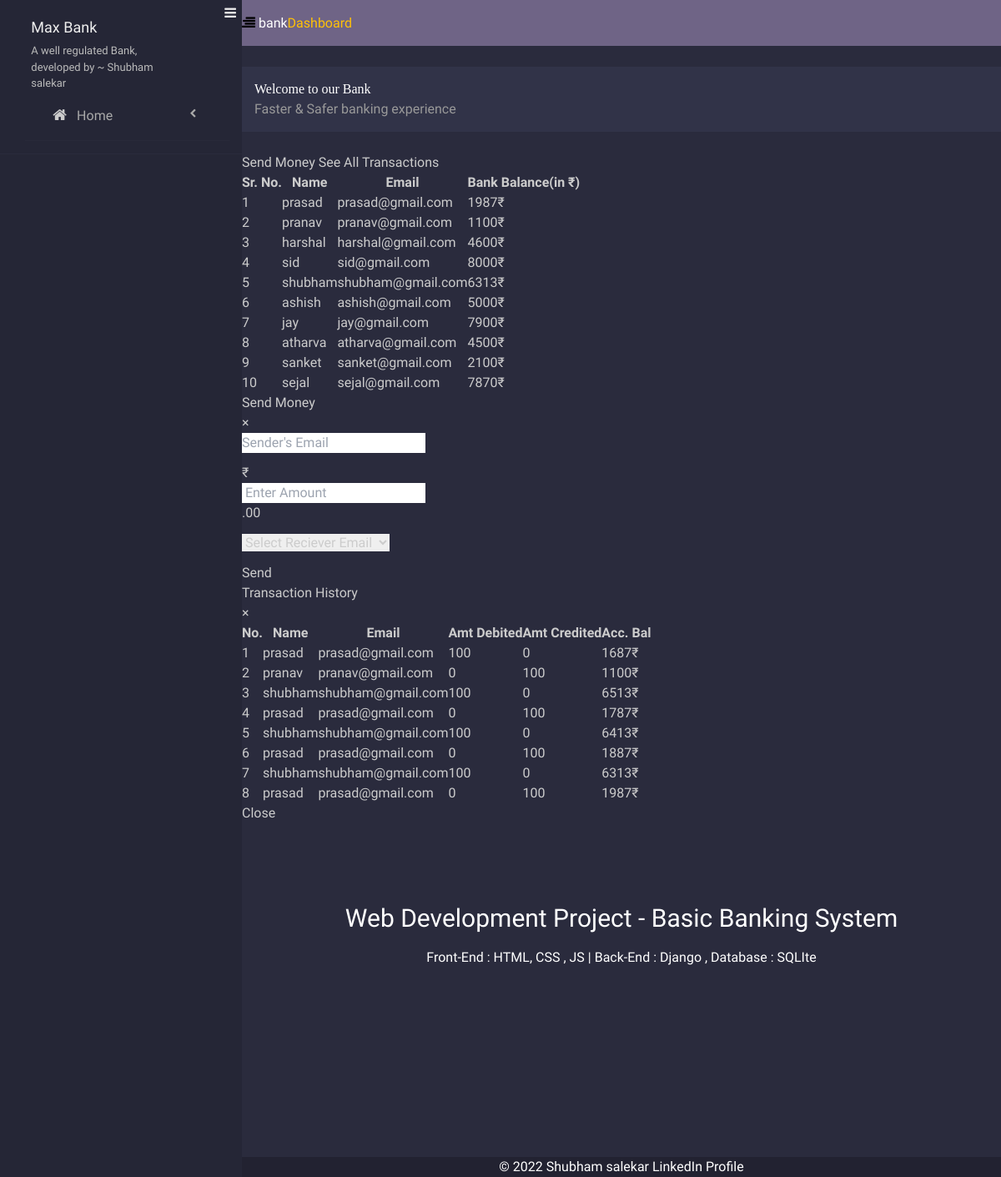
The app's page /customers/ with its own data.
### tsf_app/models.py (models this page shows, shortened)
class CustomerDetail(models.Model):
    name = models.CharField(max_length=30)
    email = models.EmailField(max_length=30)
    available_balance = models.IntegerField()

class TransactionDetail(models.Model):
    name = models.CharField(max_length=30)
    email = models.EmailField(max_length=30)
    debit_amount = models.IntegerField()
    credit_amount = models.IntegerField()
    account_balance = models.IntegerField()

### tsf_app/views.py (the view, shortened to what this page needs)
# urls.py: path('customers/',customers,name='customers')
def customers(request):
    customers = CustomerDetail.objects.all()
    trans = TransactionDetail.objects.all()
    context={
        'customers':customers,
        'trans':trans
    }
    return render(request,'tsf_app/customers_page.html',context)

### tsf_app/templates/tsf_app/customers_page.html (shortened to what this page needs)
{% load static %}
<!DOCTYPE html>
<head>
    <link href="https://unpkg.com/tailwindcss@^2/dist/tailwind.min.css" rel="stylesheet">
    <link rel="stylesheet"
        href="https://unpkg.com/bootstrap-material-design@4.1.1/dist/css/bootstrap-material-design.min.css">
    <link rel="stylesheet" href="https://maxcdn.bootstrapcdn.com/font-awesome/4.7.0/css/font-awesome.min.css">
    <link rel="stylesheet" href="{% static 'tsf_app/css/style.css' %}">
</head>
<body>
    <aside class="side-nav" id="show-side-navigation1">
        <i class="fa fa-bars close-aside hidden-sm hidden-md hidden-lg" data-close="show-side-navigation1"></i>
        <div class="heading">
            <div class="info">
                <h3><a href="#">Max Bank</a></h3>
                <p>A well regulated Bank, developed by ~ Shubham salekar</p>
            </div>
            <ul class="categories">
                <li><i class="fa fa-home fa-fw" aria-hidden="true"></i><a href="{% url 'home' %}">
                        Home</a>
                </li>
            </ul>
    </aside>
    <section id="contents">
        <nav class="navbar navbar-default">
            <div class="container-fluid">
                <div class="navbar-header">
                    <button type="button" class="navbar-toggle collapsed" data-toggle="collapse"
                        data-target="#bs-example-navbar-collapse-1" aria-expanded="false">
                        <i class="fa fa-align-right"></i>
                    </button>
                    <a class="navbar-brand" href="#">bank<span class="main-color">Dashboard</span></a>
                </div>
            </div>
        </nav>
        <div class="welcome">
            <div class="container-fluid">
                <div class="row">
                    <div class="col-md-12">
                        <div class="content">
                            <h2>Welcome to our Bank</h2>
                            <p>Faster & Safer banking experience</p>
                        </div>
                    </div>
                </div>
            </div>
        </div>
        <section class="statistics">
            <button class="btn btn-info" data-toggle="modal" data-target="#sendMoney">Send Money</button>
            <a class="btn btn-info" href="" data-toggle="modal" data-target="#transactionHistory">See All Transactions</a>
            <div class="container-fluid">
                <table class="table table-hover table-bordered">
                    <thead>
                        <tr class="table-light">
                            <th scope="col">Sr. No.</th>
                            <th scope="col">Name</th>
                            <th scope="col">Email</th>
                            <th scope="col">Bank Balance(in ₹)</th>
                        </tr>
                    </thead>
                    <tbody>
                        {% for abc in customers %}
                        <tr>
                            <td>{{abc.id}}</td>
                            <td>{{abc.name}}</td>
                            <td>{{abc.email}}</td>
                            <td>{{abc.available_balance}}₹</td>
                        </tr>
                        {% endfor %}
                    </tbody>
                </table>
            </div>
            <div class="modal fade" id="sendMoney" tabindex="-1" role="dialog" aria-labelledby="exampleModalLabel"
        aria-hidden="true" >
        <div class="modal-dialog" role="document">
            <div class="modal-content">
                <div class="modal-header">
                    <h5 class="modal-title" id="exampleModalLabel">Send Money</h5>
                    <button type="button" class="close" data-dismiss="modal" aria-label="Close">
                        <span aria-hidden="true">&times;</span>
                    </button>
                </div>
                <form action="{% url 'customers' %}" method="POST">{% csrf_token %}
                    <div class="modal-body">
                        <div class="input-group mb-3">
                            <input type="email" id="enterName" class="form-control" placeholder="Sender's Email"
                                aria-label="Recipient's username" aria-describedby="basic-addon2" name="semail">
                        </div>
                        <div class="input-group mb-3">
                            <div class="input-group-prepend">
                                <span class="input-group-text">₹</span>
                            </div>
                            <input type="text" name="amt" id="enterAmount" class="form-control"
                                placeholder=" Enter Amount" aria-label="Amount (to the nearest dollar)">
                            <div class="input-group-append">
                                <span class="input-group-text">.00</span>
                            </div>
                        </div>
                        <div class="input-group mb-3">
                            <div class="input-group-prepend">
                                <select class="form-control" aria-label=".form-select-sm example" id="email"
                                    name="email">
                                    <option value="shubhamsalekar0013@gmail.com">Select Reciever Email</option>
                                </select>
                            </div>
                        </div>
                    </div>
                    <div class="modal-footer">
                        <button type="submit" class="btn btn-secondary">Send</button>
                    </div>
                </form>
            </div>
        </div>
    </div>
    <div class="modal fade" id="transactionHistory" tabindex="0" role="dialog" aria-labelledby="exampleModalLabel"
        aria-hidden="true">
        <div class="modal-dialog modal-lg" role="document">
            <div class="modal-content">
                <div class="modal-header">
                    <h5 class="modal-title" id="exampleModalLabel">Transaction History</h5>
                    <button type="button" class="close" data-dismiss="modal" aria-label="Close">
                        <span aria-hidden="true">&times;</span>
                    </button>
                </div>
                <div class="modal-body">
                    <div class="container">
                        <div class="table-responsive">
                            <table class="table table-hover table-bordered">
                                <thead>
                                    <tr>
                                        <th>No.</th>
                                        <th>Name</th>
                                        <th>Email</th>
                                        <th>Amt Debited</th>
                                        <th>Amt Credited</th>
                                        <th>Acc. Bal</th>
                                    </tr>
                                </thead>
                                <tbody>
                                    {% for i in trans %}
                                    <tr>
                                        <td>{{forloop.counter}}</td>
                                        <td>{{i.name}}</td>
                                        <td>{{i.email}}</td>
                                        <td>{{i.debit_amount}}</td>
                                        <td>{{i.credit_amount}}</td>
                                        <td>{{i.account_balance}}₹</td>
                                    </tr>
                                    {% endfor %}
                                </tbody>
                            </table>
                        </div>
                    </div>
                </div>
                <div class="modal-footer">
                    <button type="button" class="btn btn-danger" data-dismiss="modal">Close</button>
                </div>
            </div>
        </div>
    </div>
        </section>
        <section class="text-gray-600 body-font">
            <div class="container px-5 py-24 mx-auto">
                <div class="text-center mb-20">
                    <h1 class="sm:text-3xl text-2xl font-medium text-center title-font text-gray-900 mb-4">Web
                        Development Project - Basic Banking System</h1>
                    <p class="text-base leading-relaxed xl:w-2/4 lg:w-3/4 mx-auto">Front-End : HTML, CSS , JS | Back-End
                        : Django , Database : SQLIte </p>
                </div>
            </div>
        </section>
        <div class="content">
        </div>
        <div class="text-center" style="background-color: rgba(0, 0, 0, 0.2)">
            © 2022 Shubham salekar
            <a class="text-dark"
                href="https://www.linkedin.com/in/shubham-salekar-349ab0234">LinkedIn
                Profile</a>
        </div>
</body>
</html>

### tsf_app/static/tsf_app/css/style.css (style rules this page uses)
* { padding: 0; margin: 0; -webkit-box-sizing: border-box; -moz-box-sizing: border-box; box-sizing: border-box; font-family: 'Droid Sans', sans-serif; outline: none; }
body { background-color: #2a2b3d }
#contents { position: relative; transition: .3s; margin-left: 290px; background-color: #2a2b3d; }
.side-nav { float: left; height: 100%; width: 290px; background-color: #252636; color: #CCC; -webkit-transform: translateX(0); -moz-transform: translateX(0); transform: translateX(0); -webkit-transition: all .3s ease-in-out; -moz-transition: all .3s ease-in-out; transition: .3s; position: fixed; top: 0; left: 0; overflow: auto; z-index: 9999999 }
.side-nav .close-aside { position: absolute; top: 7px; right: 7px; cursor: pointer; color: #EEE; }
.side-nav .heading { background-color: #252636; padding: 15px 15px 15px 30px; overflow: hidden; border-bottom: 1px solid #2a2b3c }
.side-nav .info { float: left; width: 69%; margin-left: 3%; }
.side-nav .heading .info>h3 { margin: 0 0 5px }
.side-nav .heading .info>h3>a { color: #EEE; font-weight: 100; margin-top: 4px; display: block; text-decoration: none; font-size: 18px; }
.side-nav .heading .info>p { color: #BBB; font-size: 13px; }
.side-nav .categories>li { padding: 17px 40px 17px 30px; overflow: hidden; border-bottom: 1px solid rgba(255, 255, 255, 0.02); cursor: pointer; }
.side-nav .categories>li>a { color: #AAA; text-decoration: none; }
.side-nav .categories>li>i { font-size: 18px; margin-right: 5px }
.side-nav .categories>li>a:after { content: "\f053"; font-family: fontAwesome; font-size: 11px; line-height: 1.8; float: right; color: #AAA; -webkit-transition: all .3s ease-in-out; -moz-transition: all .3s ease-in-out; transition: all .3s ease-in-out; }
.welcome { color: #CCC; }
.welcome .content { background-color: #313348; padding: 15px; margin-top: 25px; }
.welcome h2 { font-family: Calibri; font-weight: 100; margin-top: 0 }
.welcome p { color: #999; }
.statistics { margin-top: 25px; color: #CCC; }
.main-color { color: #ffc107 }
.navbar-default { background-color: #6f6486 !important; border: none !important; border-radius: 0 !important; margin: 0 !important }
.navbar-default .navbar-brand { color: #FFF !important }
.navbar-default .navbar-brand { line-height: 55px !important; padding: 0 !important }
.navbar>.container .navbar-brand, .navbar>.container-fluid .navbar-brand { margin: 0 !important }

### tsf_app/templates/tsf_app/customers_page.html (style rules this page uses)
.container { width: 100%; }
.content { padding: 25px; color: white; }
.text-center { color: white; }

### records on screen
CustomerDetail: id "1", name "prasad", email "prasad@gmail.com", available_balance "1987"
CustomerDetail: id "2", name "pranav", email "pranav@gmail.com", available_balance "1100"
CustomerDetail: id "3", name "harshal", email "harshal@gmail.com", available_balance "4600"
CustomerDetail: id "4", name "sid", email "sid@gmail.com", available_balance "8000"
CustomerDetail: id "5", name "shubham", email "shubham@gmail.com", available_balance "6313"
CustomerDetail: id "6", name "ashish", email "ashish@gmail.com", available_balance "5000"
CustomerDetail: id "7", name "jay", email "jay@gmail.com", available_balance "7900"
CustomerDetail: id "8", name "atharva", email "atharva@gmail.com", available_balance "4500"
CustomerDetail: id "9", name "sanket", email "sanket@gmail.com", available_balance "2100"
CustomerDetail: id "10", name "sejal", email "sejal@gmail.com", available_balance "7870"
TransactionDetail: name "prasad", email "prasad@gmail.com", debit_amount "100", credit_amount "0", account_balance "1687"
TransactionDetail: name "pranav", email "pranav@gmail.com", debit_amount "0", credit_amount "100", account_balance "1100"
TransactionDetail: name "shubham", email "shubham@gmail.com", debit_amount "100", credit_amount "0", account_balance "6513"
TransactionDetail: name "prasad", email "prasad@gmail.com", debit_amount "0", credit_amount "100", account_balance "1787"
TransactionDetail: name "shubham", email "shubham@gmail.com", debit_amount "100", credit_amount "0", account_balance "6413"
TransactionDetail: name "prasad", email "prasad@gmail.com", debit_amount "0", credit_amount "100", account_balance "1887"
TransactionDetail: name "shubham", email "shubham@gmail.com", debit_amount "100", credit_amount "0", account_balance "6313"
TransactionDetail: name "prasad", email "prasad@gmail.com", debit_amount "0", credit_amount "100", account_balance "1987"
